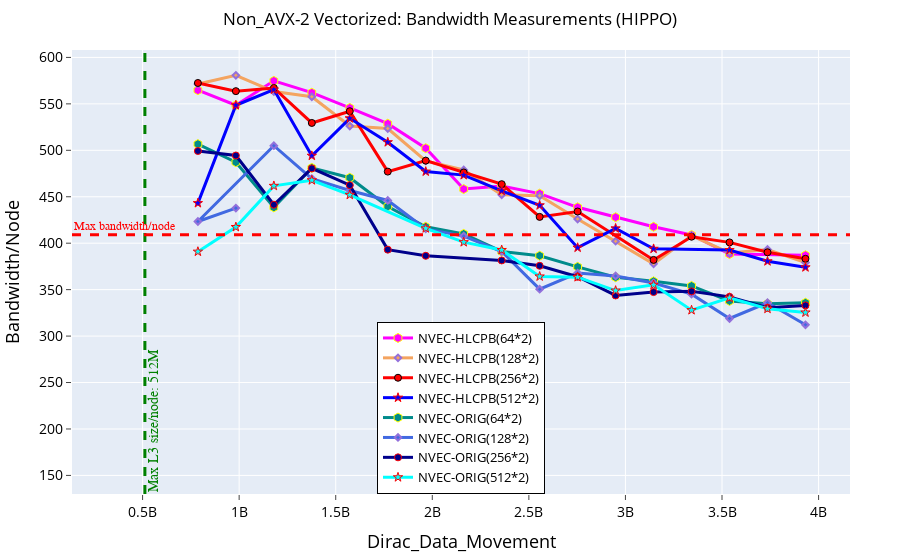

This figure's notebook cell:
### Markdown cell above
# Bandwidth Measurement

### Code cell
fig = go.Figure() 

# MACRO Fused Case
fig.add_trace(go.Scatter(x=(dfn1MacFusProb_64mpi_2omp.Dirc_Data_Mov*(dfn1MacFusProb_64mpi_2omp.MPI_size)), 
                         y=(dfn1MacFusProb_64mpi_2omp.BAND*(dfn1MacFusProb_64mpi_2omp.MPI_size)), 
                         mode='lines+markers', 
                         name='NVEC-HLCPB(64*2)',
                         line=dict(color='magenta',width=3),
                         marker=dict(symbol='hexagon',size=9, line=dict(color='yellow',width=1))))

fig.add_trace(go.Scatter(x=(dfn2MacFusProb_128mpi_2omp.Dirc_Data_Mov*(dfn2MacFusProb_128mpi_2omp.MPI_size/2)), 
                         y=(dfn2MacFusProb_128mpi_2omp.BAND*(dfn2MacFusProb_128mpi_2omp.MPI_size/2)), 
                         mode='lines+markers', 
                         name='NVEC-HLCPB(128*2)',
                         line=dict(color='sandybrown',width=3),
                         marker=dict(symbol='diamond',size=5,line=dict(color='MediumPurple',width=2))))


fig.add_trace(go.Scatter(x=(dfn4MacFusProb_256mpi_2omp.Dirc_Data_Mov*(dfn4MacFusProb_256mpi_2omp.MPI_size/4)), 
                         y=(dfn4MacFusProb_256mpi_2omp.BAND*(dfn4MacFusProb_256mpi_2omp.MPI_size/4)), 
                         mode='lines+markers', 
                         name='NVEC-HLCPB(256*2)',
                         line=dict(color='red',width=3),
                         marker=dict(symbol='circle',size=7, line=dict(color='black',width=1))))

fig.add_trace(go.Scatter(x=(dfn8MacFusProb_512mpi_2omp.Dirc_Data_Mov*(dfn8MacFusProb_512mpi_2omp.MPI_size/8)), 
                         y=(dfn8MacFusProb_512mpi_2omp.BAND*(dfn8MacFusProb_512mpi_2omp.MPI_size/8)), 
                         mode='lines+markers', 
                         name='NVEC-HLCPB(512*2)',
                         line=dict(color='blue',width=3),
                         marker=dict(symbol='star',size=7, line=dict(color='red',width=1))))




# MACRO Non_fused Case
fig.add_trace(go.Scatter(x=(dfn1MacNonFusNonProb_64mpi_2omp.Dirc_Data_Mov*(dfn1MacNonFusNonProb_64mpi_2omp.MPI_size)), 
                         y=(dfn1MacNonFusNonProb_64mpi_2omp.BAND*(dfn1MacNonFusNonProb_64mpi_2omp.MPI_size)), 
                         mode='lines+markers', 
                         name='NVEC-ORIG(64*2)',
                         line=dict(color='darkcyan',width=3),
                         marker=dict(symbol='hexagon',size=9, line=dict(color='yellow',width=1))))

fig.add_trace(go.Scatter(x=(dfn2MacNonFusNonProb_128mpi_2omp.Dirc_Data_Mov*(dfn2MacNonFusNonProb_128mpi_2omp.MPI_size/2)), 
                         y=(dfn2MacNonFusNonProb_128mpi_2omp.BAND*(dfn2MacNonFusNonProb_128mpi_2omp.MPI_size/2)), 
                         mode='lines+markers', 
                         name='NVEC-ORIG(128*2)',
                         line=dict(color='royalblue',width=3),
                         marker=dict(symbol='diamond',size=5,line=dict(color='MediumPurple',width=2))))

fig.add_trace(go.Scatter(x=(dfn4MacNonFusProb_256mpi_2omp.Dirc_Data_Mov*(dfn4MacNonFusProb_256mpi_2omp.MPI_size/4)), 
                         y=(dfn4MacNonFusProb_256mpi_2omp.BAND*(dfn4MacNonFusProb_256mpi_2omp.MPI_size/4)), 
                         mode='lines+markers', 
                         name='NVEC-ORIG(256*2)',
                         line=dict(color='darkblue',width=3),
                         marker=dict(symbol='circle',size=7, line=dict(color='red',width=1))))

fig.add_trace(go.Scatter(x=(dfn8MacNonFusNonProb_512mpi_2omp.Dirc_Data_Mov*(dfn8MacNonFusNonProb_512mpi_2omp.MPI_size/8)), 
                         y=(dfn8MacNonFusNonProb_512mpi_2omp.BAND*(dfn8MacNonFusNonProb_512mpi_2omp.MPI_size/8)), 
                         mode='lines+markers', 
                         name='NVEC-ORIG(512*2)',
                         line=dict(color='cyan',width=3),
                         marker=dict(symbol='star',size=7, line=dict(color='red',width=1))))




# Adding a vertical line
fig.add_vline(x=512e6, line_width=3, line_dash="dash", line_color="green")
fig.add_hline(y=409, line_width=3, line_dash="dash", line_color="red")

# Add annotation
fig.add_annotation(
    x=512e6,
    y=130,
    text='Max L3 size/node: 512M',
    xanchor='left',  # Anchor the text to the left side of the annotation point
    yanchor='bottom',
    showarrow=False,
    arrowhead=1,
    arrowsize=1,
    arrowwidth=2,
    arrowcolor="#636363",
    ax=-60,  # Move the text 60 units to the left
    ay=-30,
    font=dict(size=14, color="green", family="Sans Serif"),
    align="left",
    textangle=-90,  # Rotate the text 90 degrees counter-clockwise
)


fig.add_annotation(
    x='409e6'
    , y=410
    , text=f'Max bandwidth/node'
    , yanchor='bottom'
    , showarrow=False
    , arrowhead=1
    , arrowsize=1
    , arrowwidth=2
    , arrowcolor="#636363"
    , ax=-20
    , ay=-30
    , font=dict(size=12, color="red", family="Sans Serif")
    , align="left"
    ,)




fig.update_layout(
    title=dict(text='Non_AVX-2 Vectorized: Bandwidth Measurements (HIPPO)',
               font=dict(color="black",size=17), x=0.5),  # Set title text color to black
    xaxis_title=dict(text='Dirac_Data_Movement', font=dict(color="black",size=18)), 
    yaxis_title=dict(text='Bandwidth/Node', font=dict(color="black",size=18)), 
    xaxis=dict(ticks="outside", tickfont=dict(color="black",size=14)),  # Set font color for x-axis ticks
    yaxis=dict(ticks="outside", tickfont=dict(color="black",size=14)),  # Set font color for y-axis ticks
#     legend=go.layout.Legend(bordercolor="black", borderwidth=1, x=1, xanchor="right", y=1, yanchor="top",
#                             font=dict(color="black")),  # Set legend text color to black
    legend=go.layout.Legend(bordercolor="black", borderwidth=1, x=0.5, xanchor="center", y=0, yanchor="bottom", font=dict(color="black",size=13)),
    margin=dict(l=50, r=50, t=50, b=50)  # Adjust the left and right margins

)

### Figure 1 — Plotly figure (JSON) as saved in the notebook; plotly's stock layout.template omitted (floating-point values rounded to 4 significant figures)
{"data": [{"line": {"color": "magenta", "width": 3}, "marker": {"line": {"color": "yellow", "width": 1}, "size": 9, "symbol": "hexagon"}, "mode": "lines+markers", "name": "NVEC-HLCPB(64*2)", "type": "scatter", "x": [786432000, 983040000, 1179648000, 1376256000, 1572864000, 1769472000, 1966080000, 2162688000, 2359296000, 2555904000, 2752512000, 2949120000, 3145728000, 3342336000, 3538944000, 3932160000], "y": [564.7, 548.5, 574.8, 562.0, 545.6, 528.6, 502.3, 458.3, 461.6, 453.4, 438.6, 428.0, 417.6, 408.8, 388.3, 387.0]}, {"line": {"color": "sandybrown", "width": 3}, "marker": {"line": {"color": "MediumPurple", "width": 2}, "size": 5, "symbol": "diamond"}, "mode": "lines+markers", "name": "NVEC-HLCPB(128*2)", "type": "scatter", "x": [786432000, 983040000, 1179648000, 1376256000, 1572864000, 1769472000, 1966080000, 2162688000, 2359296000, 2555904000, 2752512000, 2949120000, 3145728000, 3342336000, 3538944000, 3735552000, 3932160000], "y": [571.4, 580.7, 563.2, 557.7, 526.2, 523.4, 488.5, 478.9, 452.1, 451.0, 426.0, 402.2, 377.8, 408.2, 389.5, 393.2, 379.1]}, {"line": {"color": "red", "width": 3}, "marker": {"line": {"color": "black", "width": 1}, "size": 7, "symbol": "circle"}, "mode": "lines+markers", "name": "NVEC-HLCPB(256*2)", "type": "scatter", "x": [786432000, 983040000, 1179648000, 1376256000, 1572864000, 1769472000, 1966080000, 2162688000, 2359296000, 2555904000, 2752512000, 3145728000, 3342336000, 3538944000, 3735552000, 3932160000], "y": [572.5, 563.7, 567.1, 529.4, 542.1, 477.0, 488.9, 476.1, 463.6, 428.3, 434.1, 382.0, 407.0, 400.9, 390.2, 383.2]}, {"line": {"color": "blue", "width": 3}, "marker": {"line": {"color": "red", "width": 1}, "size": 7, "symbol": "star"}, "mode": "lines+markers", "name": "NVEC-HLCPB(512*2)", "type": "scatter", "x": [786432000, 983040000, 1179648000, 1376256000, 1572864000, 1769472000, 1966080000, 2162688000, 2359296000, 2555904000, 2752512000, 2949120000, 3145728000, 3538944000, 3735552000, 3932160000], "y": [443.1, 548.5, 565.4, 494.1, 534.4, 508.7, 477.1, 473.3, 456.4, 440.8, 395.2, 415.9, 394.0, 392.6, 380.5, 374.0]}, {"line": {"color": "darkcyan", "width": 3}, "marker": {"line": {"color": "yellow", "width": 1}, "size": 9, "symbol": "hexagon"}, "mode": "lines+markers", "name": "NVEC-ORIG(64*2)", "type": "scatter", "x": [786432000, 983040000, 1179648000, 1376256000, 1572864000, 1769472000, 1966080000, 2162688000, 2359296000, 2555904000, 2752512000, 2949120000, 3145728000, 3342336000, 3538944000, 3735552000, 3932160000], "y": [506.7, 487.2, 438.6, 481.1, 470.5, 439.5, 417.7, 410.0, 391.1, 386.5, 374.5, 363.4, 358.9, 354.0, 337.9, 334.8, 335.9]}, {"line": {"color": "royalblue", "width": 3}, "marker": {"line": {"color": "MediumPurple", "width": 2}, "size": 5, "symbol": "diamond"}, "mode": "lines+markers", "name": "NVEC-ORIG(128*2)", "type": "scatter", "x": [983040000, 786432000, 1179648000, 1376256000, 1572864000, 1769472000, 1966080000, 2162688000, 2359296000, 2555904000, 2752512000, 2949120000, 3145728000, 3342336000, 3538944000, 3735552000, 3932160000], "y": [437.8, 423.4, 505.0, 469.6, 456.7, 446.0, 415.4, 407.6, 391.1, 350.5, 367.8, 364.8, 357.1, 345.1, 319.0, 335.9, 312.1]}, {"line": {"color": "darkblue", "width": 3}, "marker": {"line": {"color": "red", "width": 1}, "size": 7, "symbol": "circle"}, "mode": "lines+markers", "name": "NVEC-ORIG(256*2)", "type": "scatter", "x": [786432000, 983040000, 1179648000, 1376256000, 1572864000, 1769472000, 1966080000, 2359296000, 2555904000, 2752512000, 2949120000, 3145728000, 3342336000, 3538944000, 3735552000, 3932160000], "y": [499.3, 494.4, 441.4, 480.5, 462.5, 393.1, 386.4, 381.4, 375.7, 363.9, 343.7, 347.4, 348.1, 342.2, 330.5, 333.0]}, {"line": {"color": "cyan", "width": 3}, "marker": {"line": {"color": "red", "width": 1}, "size": 7, "symbol": "star"}, "mode": "lines+markers", "name": "NVEC-ORIG(512*2)", "type": "scatter", "x": [786432000, 983040000, 1179648000, 1376256000, 1572864000, 1966080000, 2162688000, 2359296000, 2555904000, 2752512000, 2949120000, 3145728000, 3342336000, 3538944000, 3735552000, 3932160000], "y": [390.9, 417.4, 461.7, 467.8, 452.0, 416.0, 401.1, 392.7, 364.2, 363.4, 349.0, 355.2, 327.9, 341.3, 329.4, 325.4]}], "layout": {"annotations": [{"align": "left", "arrowcolor": "#636363", "arrowhead": 1, "arrowsize": 1, "arrowwidth": 2, "ax": -60, "ay": -30, "font": {"color": "green", "family": "Sans Serif", "size": 14}, "showarrow": false, "text": "Max L3 size/node: 512M", "textangle": -90, "x": 512000000, "xanchor": "left", "y": 130, "yanchor": "bottom"}, {"align": "left", "arrowcolor": "#636363", "arrowhead": 1, "arrowsize": 1, "arrowwidth": 2, "ax": -20, "ay": -30, "font": {"color": "red", "family": "Sans Serif", "size": 12}, "showarrow": false, "text": "Max bandwidth/node", "x": "409e6", "y": 410, "yanchor": "bottom"}], "legend": {"bordercolor": "black", "borderwidth": 1, "font": {"color": "black", "size": 13}, "x": 0.5, "xanchor": "center", "y": 0, "yanchor": "bottom"}, "margin": {"b": 50, "l": 50, "r": 50, "t": 50}, "shapes": [{"line": {"color": "green", "dash": "dash", "width": 3}, "type": "line", "x0": 512000000, "x1": 512000000, "xref": "x", "y0": 0, "y1": 1, "yref": "y domain"}, {"line": {"color": "red", "dash": "dash", "width": 3}, "type": "line", "x0": 0, "x1": 1, "xref": "x domain", "y0": 409, "y1": 409, "yref": "y"}], "title": {"font": {"color": "black", "size": 17}, "text": "Non_AVX-2 Vectorized: Bandwidth Measurements (HIPPO)", "x": 0.5}, "xaxis": {"tickfont": {"color": "black", "size": 14}, "ticks": "outside", "title": {"font": {"color": "black", "size": 18}, "text": "Dirac_Data_Movement"}}, "yaxis": {"tickfont": {"color": "black", "size": 14}, "ticks": "outside", "title": {"font": {"color": "black", "size": 18}, "text": "Bandwidth/Node"}}}}
